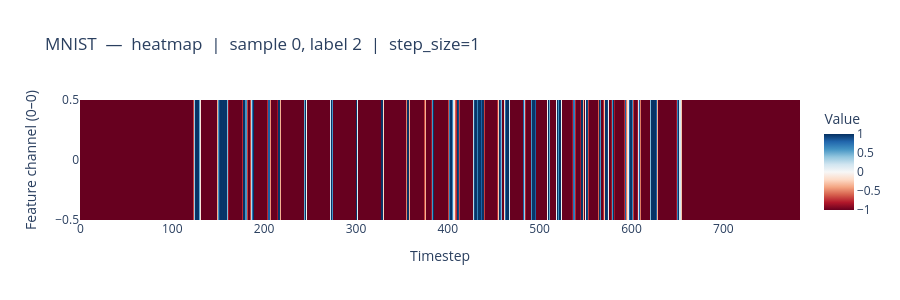
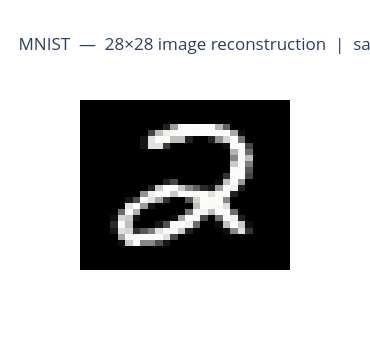

The cell these charts' notebook holds for them, in order:
### Markdown cell above
### 5.2  Sequence heatmap — timestep × feature channel

Shows sample 0 as a 2-D heatmap: timesteps on the x-axis, feature channels within each
step on the y-axis.

### Code cell
sample_idx = 0
seq = X_vis[sample_idx]          # (seq_len, step_size)
label = int(np.argmax(labels_vis[sample_idx]))

fig = go.Figure(
    go.Heatmap(
        z=seq.T,                 # (step_size, seq_len)
        colorscale='RdBu',
        zmid=0,
        colorbar=dict(title="Value"),
        hovertemplate="timestep %{x}<br>channel %{y}<br>value %{z:.4f}<extra></extra>",
    )
)
fig.update_layout(
    title=f"{DATASET}  —  heatmap  |  sample {sample_idx}, label {label}  |  step_size={STEP_SIZE}",
    xaxis_title="Timestep",
    yaxis_title=f"Feature channel (0–{STEP_SIZE - 1})",
    height=300,
)
fig.show()

# ── Optional: 28×28 image reconstruction for MNIST-like datasets ─────────────
if info.get("x_y_index") == 784:
    img = X_vis[sample_idx].reshape(-1)[:784].reshape(28, 28)
    fig2 = go.Figure(
        go.Heatmap(z=img, colorscale='gray', showscale=False,
                   hovertemplate="row %{y}  col %{x}<br>val %{z:.3f}<extra></extra>")
    )
    fig2.update_layout(
        title=f"{DATASET}  —  28×28 image reconstruction  |  sample {sample_idx}, digit {label}",
        yaxis_autorange='reversed',
        xaxis_showticklabels=False,
        yaxis_showticklabels=False,
        height=350, width=370,
    )
    fig2.show()

### Figure 1 — Plotly figure (JSON) as saved in the notebook; plotly's stock layout.template omitted (floating-point values rounded to 4 significant figures; data arrays with more than 128 entries replaced by an {"elided": "..."} marker saying what was removed)
{"data": [{"colorbar": {"title": {"text": "Value"}}, "colorscale": [[0, "rgb(103,0,31)"], [0.1, "rgb(178,24,43)"], [0.2, "rgb(214,96,77)"], [0.3, "rgb(244,165,130)"], [0.4, "rgb(253,219,199)"], [0.5, "rgb(247,247,247)"], [0.6, "rgb(209,229,240)"], [0.7, "rgb(146,197,222)"], [0.8, "rgb(67,147,195)"], [0.9, "rgb(33,102,172)"], [1, "rgb(5,48,97)"]], "hovertemplate": "timestep %{x}<br>channel %{y}<br>value %{z:.4f}<extra></extra>", "type": "heatmap", "z": {"elided": "1x784 float values"}, "zmid": 0}], "layout": {"height": 300, "title": {"text": "MNIST  —  heatmap  |  sample 0, label 2  |  step_size=1"}, "xaxis": {"title": {"text": "Timestep"}}, "yaxis": {"title": {"text": "Feature channel (0–0)"}}}}

### Figure 2 — Plotly figure (JSON) as saved in the notebook; plotly's stock layout.template omitted (floating-point values rounded to 4 significant figures; data arrays with more than 128 entries replaced by an {"elided": "..."} marker saying what was removed)
{"data": [{"colorscale": [[0, "rgb(0, 0, 0)"], [0.09091, "rgb(16, 16, 16)"], [0.1818, "rgb(38, 38, 38)"], [0.2727, "rgb(59, 59, 59)"], [0.3636, "rgb(81, 80, 80)"], [0.4545, "rgb(102, 101, 101)"], [0.5455, "rgb(124, 123, 122)"], [0.6364, "rgb(146, 146, 145)"], [0.7273, "rgb(171, 171, 170)"], [0.8182, "rgb(197, 197, 195)"], [0.9091, "rgb(224, 224, 223)"], [1, "rgb(254, 254, 253)"]], "hovertemplate": "row %{y}  col %{x}<br>val %{z:.3f}<extra></extra>", "showscale": false, "type": "heatmap", "z": {"elided": "28x28 float values"}}], "layout": {"height": 350, "title": {"text": "MNIST  —  28×28 image reconstruction  |  sample 0, digit 2"}, "width": 370, "xaxis": {"showticklabels": false}, "yaxis": {"autorange": "reversed", "showticklabels": false}}}
